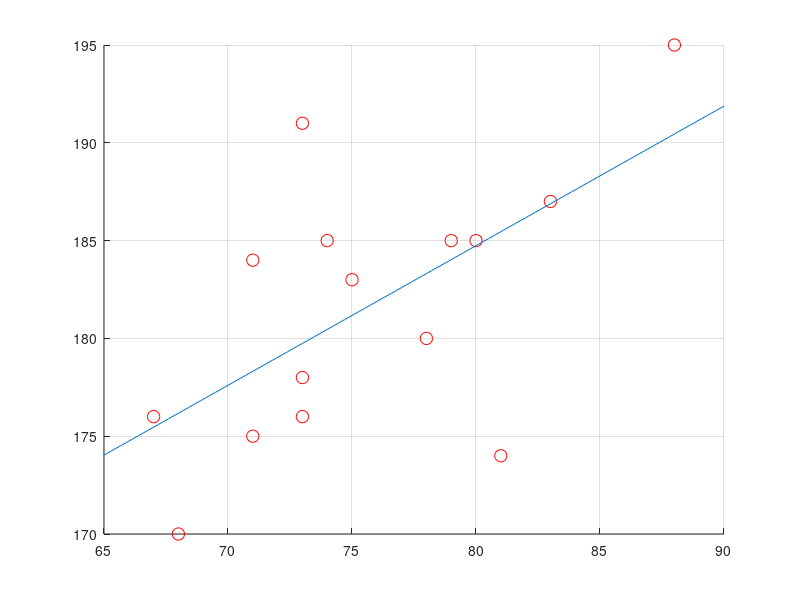

This chart was generated by the following MATLAB code:
%% 使用最小二乘法计算数据的线性回归最优解

clear all;
clc;

x = [75, 71, 83, 74, 73, 67, 79, 73, 88, 80, 81, 78, 73, 68, 71]';
y = [183, 175, 187, 185, 176, 176, 185, 191, 195 ,185, 174, 180, 178, 170, 184]';

X =[ones(15, 1), x]; %生成x的转置扩充数据

X_T = transpose(X);  %转置
a_start = inv(X_T * X)*X_T*y; % inv计算矩阵的拟，得到线性估计的参数a和b，这里是解析解

x_draw = 65:0.1:90;
scatter(X(:, 2), y, 80, "r");   % 原始数据的散点图
hold on;
plot(x_draw, a_start(2)*x_draw+a_start(1)); % 解析解的线性回归结果
grid on;